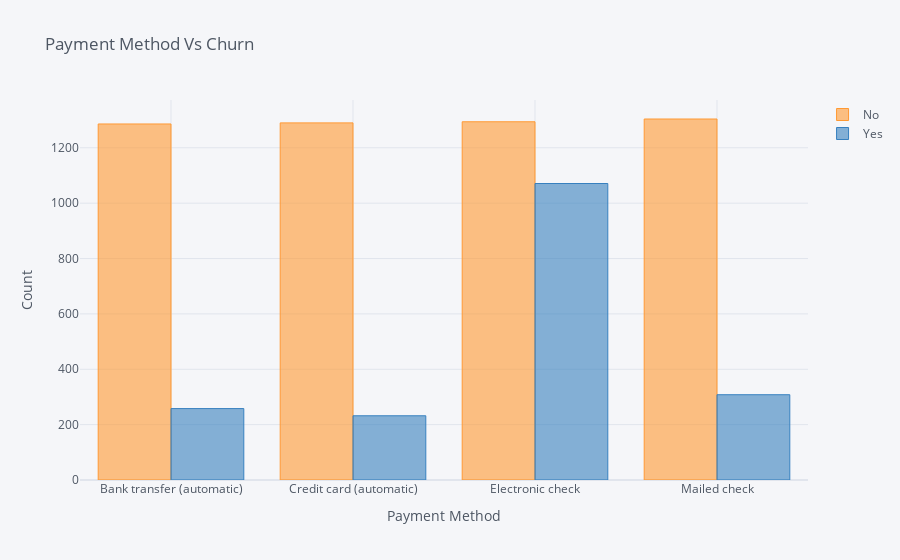

Notebook source saved alongside this figure:
### Code cell
#According to the payment Method Churn distribution

cf.go_offline()
sns.set(style='whitegrid')

pd.crosstab(dataset['PaymentMethod'],dataset['Churn']).iplot(kind='bar' , title = 'Payment Method Vs Churn' ,xTitle = 'Payment Method',yTitle = 'Count' )

### Figure 1 — Plotly figure (JSON) as saved in the notebook; plotly's stock layout.template omitted (floating-point values rounded to 4 significant figures)
{"data": [{"marker": {"color": "rgba(255, 153, 51, 0.6)", "line": {"color": "rgba(255, 153, 51, 1.0)", "width": 1}}, "name": "No", "orientation": "v", "text": "", "type": "bar", "x": ["Bank transfer (automatic)", "Credit card (automatic)", "Electronic check", "Mailed check"], "y": [1286, 1290, 1294, 1304]}, {"marker": {"color": "rgba(55, 128, 191, 0.6)", "line": {"color": "rgba(55, 128, 191, 1.0)", "width": 1}}, "name": "Yes", "orientation": "v", "text": "", "type": "bar", "x": ["Bank transfer (automatic)", "Credit card (automatic)", "Electronic check", "Mailed check"], "y": [258, 232, 1071, 308]}], "layout": {"legend": {"bgcolor": "#F5F6F9", "font": {"color": "#4D5663"}}, "paper_bgcolor": "#F5F6F9", "plot_bgcolor": "#F5F6F9", "title": {"font": {"color": "#4D5663"}, "text": "Payment Method Vs Churn"}, "xaxis": {"gridcolor": "#E1E5ED", "showgrid": true, "tickfont": {"color": "#4D5663"}, "title": {"font": {"color": "#4D5663"}, "text": "Payment Method"}, "zerolinecolor": "#E1E5ED"}, "yaxis": {"gridcolor": "#E1E5ED", "showgrid": true, "tickfont": {"color": "#4D5663"}, "title": {"font": {"color": "#4D5663"}, "text": "Count"}, "zerolinecolor": "#E1E5ED"}}}
